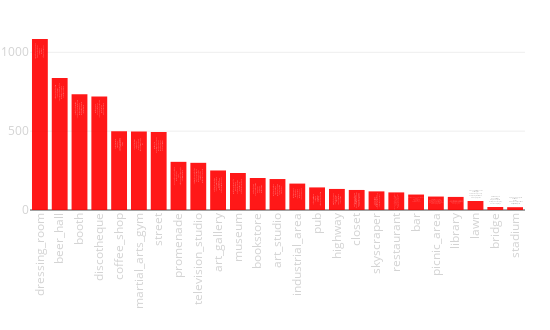

This figure's notebook cell:
### Code cell
tags_rate([x[0].split("/")[0] for x in scenes_result][N_SKIP:],
                        [x[1] for x in scenes_result][N_SKIP:])

### Figure 1 — Plotly figure (JSON) as saved in the notebook; plotly's stock layout.template omitted (floating-point values rounded to 4 significant figures)
{"data": [{"hoverinfo": "y+text", "marker": {"color": "red"}, "opacity": 0.9, "text": ["Lenaslovelyvintage <br>TFM_Berlin <br>STUDIO67 <br>The_Heks_Laboratory <br>Zalando_Content_Creation", "Hofbr_uhaus_M_nchen <br>Hofbrauhaus_HB_Berlin <br>Augustiner_am_Gendarmenma... <br>ottorink_weinbar <br>Irish_Pub_Europacenter_Be...", "Messe_Berlin_Vital <br>Mercure_Hotel_MOA_Berlin <br>Angleterre_Hotel_Berlin <br>WECC_Westhafen_Event_Conv... <br>bcc_Berliner_Congress_Cen...", "Berlin_Salsa_Congress <br>Odyssee_Berlin <br>Green_Mango_Karaokebar <br>house_of_weekend <br>Hafenbar_Berlin", "wild_caff_ <br>Pure_Origins_Estate_Coffe... <br>Einstein_Kaffe_am_Alex <br>Cafe_Einstein <br>Westberlin_bar_shop", "Fitx <br>Spree_Crossfit_In_Squat_W... <br>John_Reed_Fitness <br>Spindler_Klatt <br>FitX_Berlin_S_dkreuz", "Schl_terstra_e_Ecke_Kurf... <br>Checkpoint_Charlie <br>Checkpoint_Charlie <br>Checkpoint_Charlie_Museum <br>MyFest_Berlin", "Berlin_Friedrichstra_e_An... <br>Spreeufer_Hauptbahnhof_Be... <br>Spree <br>Spree_River_Berlin <br>Unter_den_Linden_Brandenb...", "Madame_Tussauds_Berlin <br>Zig_Zag_Jazz_Club <br>n_tv_RTL_Studio_Berlin <br>Quatsch_Comedy_Club <br>Stage_Bluemax_Berlin_Blue...", "Salvador_Dali_Museum_Berl... <br>Blain_Southern_Berlin <br>Galerie_Judin <br>Dal_Die_Ausstellung_am_Po... <br>Old_National_Gallery_Berl...", "New_National_Gallery_Berl... <br>Neues_Museum <br>Old_National_Gallery_Berl... <br>Gem_ldegalerie <br>Egyptian_Museum_of_Berlin", "Ritter_Sport_Berlin <br>Space_Hall <br>TASCHEN <br>RitterSport_Schokowelt <br>Joseph_Roth_Diele", "Taiko_Gallery <br>Bl_ckfisk_Tattoo_Co_ <br>Blain_Southern_Berlin <br>East_Side_Gallery <br>East_Side_Gallery_Berlin", "panoramapunkt <br>Tv_Tower_Berlin <br>Kollhoff_Tower <br>TV_tower_Berlin <br>Fernsehturm_Berlin", "Irish_Pub_Europacenter_Be... <br>John_Muir <br>THE_MEAT <br>Hotel_Bar <br>Bellucci_Ristorante_Bar", "Victory_Tower <br>Berlin_Victory_Column <br>Siegess_ule <br>Stra_e_des_17_Juni <br>Columna_de_la_Victoria", "Lenaslovelyvintage <br>ANDREAS_MURKUDIS <br>LNFA_Conceptstore_Agency... <br>PREMIUM_Berlin <br>mientus_FLAGSHIP_Store", "Potsdamer_Platz_Berlin_Ge... <br>Bahnhof_Berlin_Potsdamer... <br>Potsdammer_Platz_Berlin <br>Potsdamer_Platz <br>Breitscheidplatz", "Restaurant_Entrecote <br>Ristorante_Sale_e_Tabacch... <br>Lucky_Leek <br>Ristorante_a_Mano <br>Lutter_Wegner_am_Gendarme...", "Berlin_European_Bartender... <br>ORA <br>BRYK_BAR <br>John_Muir <br>Absinthdepot", "Prinzessinneng_rten <br>Biergarten_in_Tiergarten <br>Volkspark_Friedrichshain <br>James_Simon_Park_Kleiner... <br>Kleiner_Tiergarten", "Staatsbibliothek_zu_Berli... <br>Jacob_und_Wilhelm_Grimm_Z... <br>Staatsbibliothek_zu_Berli... <br>B_se_Buben_Bar <br>Fine_Bagels", "Pfaueninsel_Im_Wannsee <br>Cecilieng_rten <br>Sommerbad_Neuk_lln <br>Volkspark_Friedrichshain <br>Kleiner_Tiergarten", "Gleisdreieckpark <br>Jannowitzbr_cke <br>Riogrande_Berlin <br>Berlin_Bornholmer_Stra_e... <br>Oberbaum_Bridge", "Olympia_Stadion_Berlin <br>Poststadion <br>Berlino <br>Internationales_Deutsches... <br>Brasil_Brasileiro_Berlin"], "type": "bar", "uid": "13677574-2a42-11e9-ae9b-3c15c2cf2370", "x": ["dressing_room", "beer_hall", "booth", "discotheque", "coffee_shop", "martial_arts_gym", "street", "promenade", "television_studio", "art_gallery", "museum", "bookstore", "art_studio", "industrial_area", "pub", "highway", "closet", "skyscraper", "restaurant", "bar", "picnic_area", "library", "lawn", "bridge", "stadium"], "xaxis": "x", "y": [1085.0, 837.9, 733.4, 720.5, 499.4, 497.8, 494.5, 305.5, 299.3, 250.7, 234.8, 203.1, 196.5, 167.5, 143.3, 133.6, 127.1, 118.1, 111.6, 98.05, 85.3, 83.0, 57.22, 19.19, 17.91], "yaxis": "y"}], "layout": {"height": 330, "margin": {"b": 120, "l": 30, "r": 25, "t": 30}, "showlegend": false, "width": 550, "xaxis": {"anchor": "y", "domain": [0, 1], "tickangle": -90, "tickfont": {"color": "lightgrey", "size": 11.5}}, "xaxis2": {"tickangle": -90, "tickfont": {"color": "lightgrey", "size": 11.5}}, "yaxis": {"anchor": "x", "domain": [0, 1], "tickfont": {"color": "lightgrey", "size": 11.5}}, "yaxis2": {"tickfont": {"color": "lightgrey", "size": 11.5}}}}
